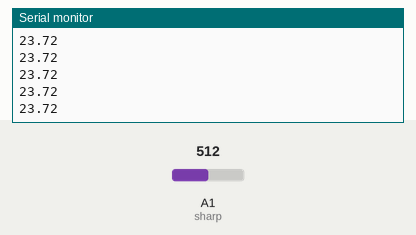
The sketch below on a simulated Arduino Uno, built with avr-gcc and run on an emulated ATmega328P. On the bench: the last lines printed to the serial monitor. The inputs (shaded band) are chosen by the test bench; at power-on: A1 (sharp) = 512.

Above: at 1.2 s.
1.3 s: A1 (sharp) set to 0
At 1.34 s:
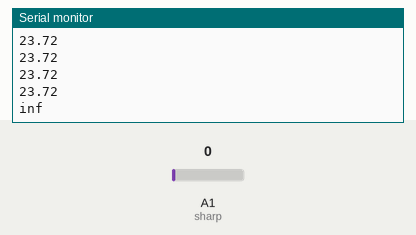
3.2 s: A1 (sharp) set to 122
At 3.21 s:
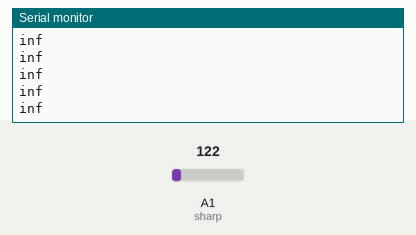
4.7 s: A1 (sharp) set to 0
At 4.73 s:
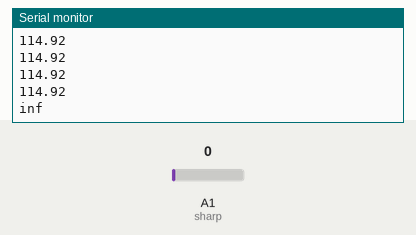

The sketch:

sketchSensorSharp.ino
```cpp
/* Skecth Arduino Sensor Sharp Infrarojo
   Este codigo fue tomado de la pagina
   http://luckylarry.co.uk/arduino-projects/arduino-using-a-sharp-ir-sensor-for-distance-calculation/
*/

//  Puerto analogo IN
int sharp = 1;

void setup()
{
  Serial.begin(9600);
}

void loop()
{
  //  Esta formula sale de dividir 5v por 1024, para encontrar la distancia
  float volts = analogRead(sharp)*0.0048828125;
  float distance = 65*pow(volts, -1.10);
  Serial.println(distance);
  delay(50);                                     // arbitary wait time.
}
```

Measured:
- after the input at 1.3 s, the serial monitor: prints a new line at once (image 1)
